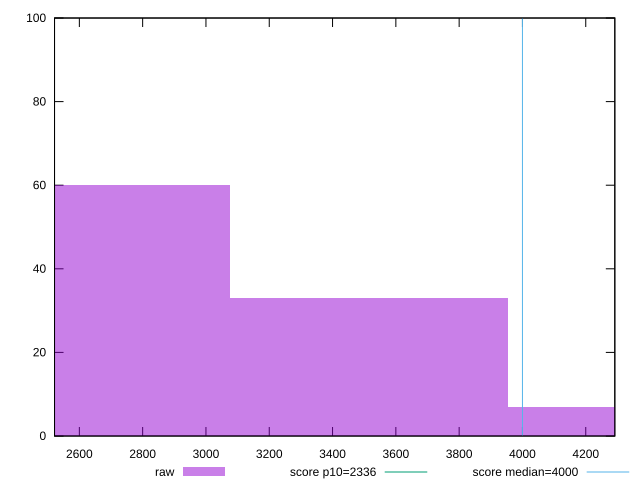

The script that saved this image:
reset

$raw <<EOF
3513.8757151757613 33
2635.406786381821 60
4392.344643969702 7
EOF

set key outside below
set boxwidth 878.4689287939403
set xrange [2521.569:4291.841]
set yrange [0:100]
set trange [0:100]
set style fill transparent solid 0.5 noborder

set parametric
set terminal svg size 640, 490 enhanced background rgb 'white'
set output "report_00015_2021-02-09T16-11-33.973Z/first-meaningful-paint/samples/pages/raw/histogram.svg"

plot $raw title "raw" with boxes, \
     2336,t title "score p10=2336", \
     4000,t title "score median=4000"

reset
